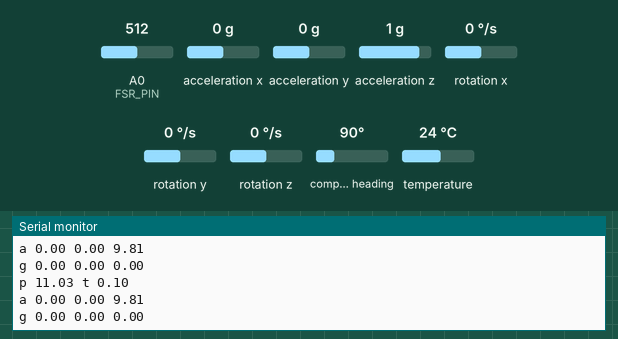
Recording of a sketch running on a simulated Arduino Uno, built with avr-gcc and run on an emulated ATmega328P. On the bench: the last lines printed to the serial monitor. The test bench sets the inputs (shaded band); at power-on: acceleration x 0 g, A0 (FSR_PIN) = 512, acceleration y 0 g, acceleration z 1 g, rotation x 0 °/s, rotation y 0 °/s, rotation z 0 °/s, compass heading 90°, temperature 24 °C.

Above: at 1.2 s.
1.3 s: acceleration x set to -1.4 g
At 1.59 s:
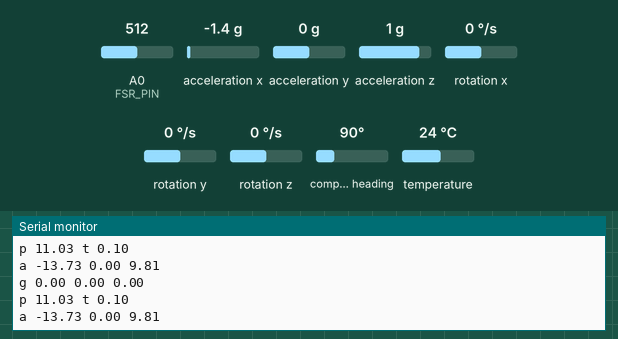
2.8 s: A0 (FSR_PIN) set to 610
At 3.07 s:
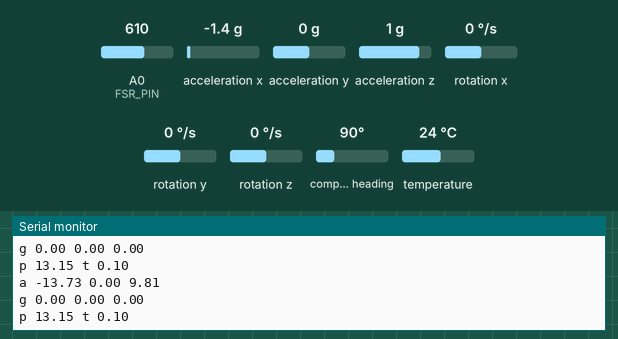
4.3 s: acceleration x set to 1.4 g
At 4.45 s:
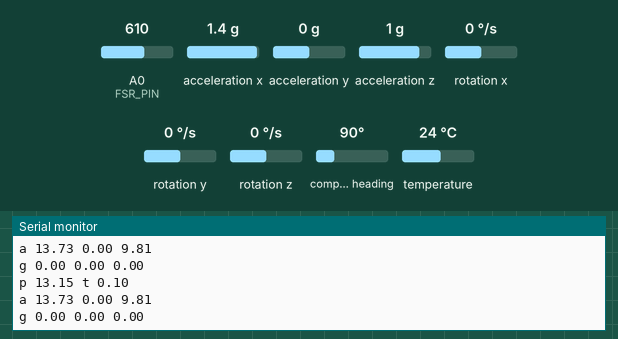
7.3 s: acceleration y set to -1.4 g
At 7.3 s:
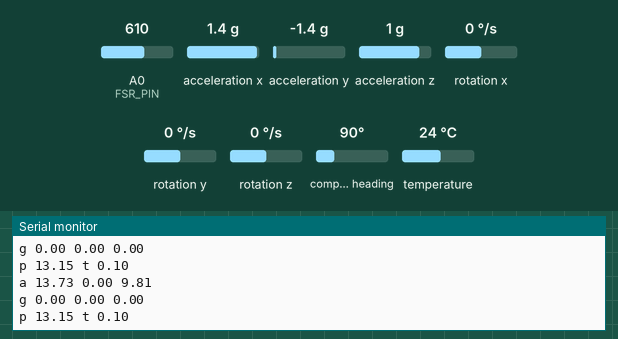
8.8 s: A0 (FSR_PIN) set to 590
At 8.89 s:
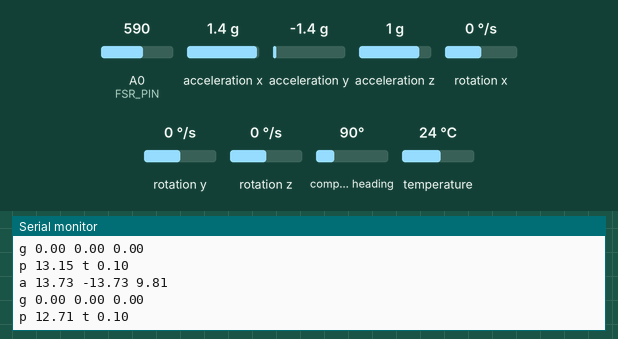
10.3 s: acceleration z set to -1.4 g
At 10.48 s:
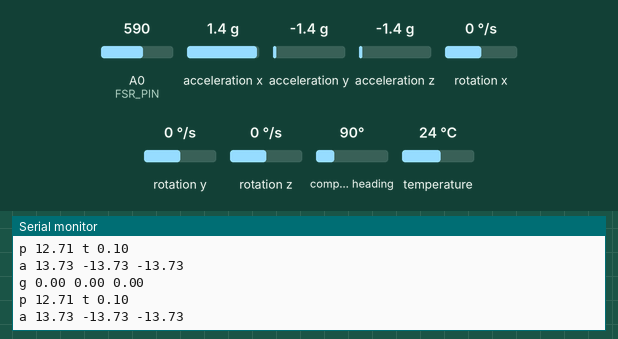
Timing chart, 0 to 12.8 s (numbered marks = the images above; inputs shaded):
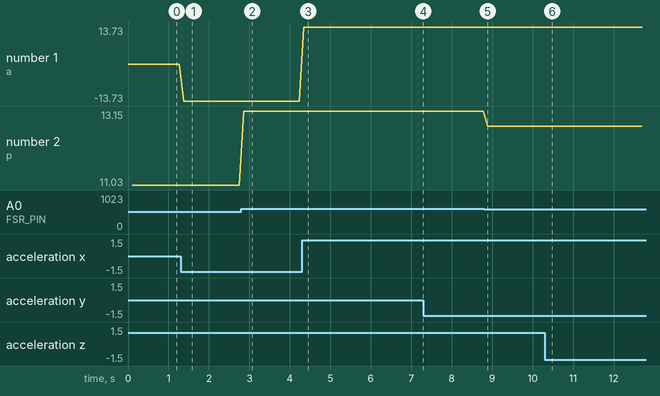

The sketch:

AccelPlusPressure.ino
```cpp
#include <Wire.h>
#include <SPI.h>
#include <Adafruit_LSM9DS1.h>
#include <Adafruit_Sensor.h>  // not used in this demo but required!
#include <pt.h>

static struct pt timerPT, pressurePT, imuPT;

// i2c
Adafruit_LSM9DS1 lsm = Adafruit_LSM9DS1();

#define LSM9DS1_SCK A5
#define LSM9DS1_MISO 12
#define LSM9DS1_MOSI A4
#define LSM9DS1_XGCS 6
#define LSM9DS1_MCS 5

int milliDelay = 100;

//The pin that the controller is connected to
const int FSR_PIN = A0;

// Set values of voltage and resistance used for calculations later
const float VCC = 4.98; // Measured voltage of Ardunio 5V line
const float R_DIV = 10000.0; // Measured resistance of 3.3k resistor

void setupSensor()
{

  // Set the sensors and their range
  lsm.setupAccel(lsm.LSM9DS1_ACCELRANGE_2G);
  lsm.setupMag(lsm.LSM9DS1_MAGGAIN_4GAUSS);
  lsm.setupGyro(lsm.LSM9DS1_GYROSCALE_245DPS);
}

void setup()
{
  Serial.begin(115200);
  Serial.flush();

  while (!Serial) {
    delay(1); // will pause Zero, Leonardo, etc until serial console opens
  }

  // Try to initialise and warn if we couldn't detect the chip
  if (!lsm.begin())
  {
    while (1);
  }

  // helper to just set the default scaling we want, see above!
  setupSensor();
  pinMode(FSR_PIN, INPUT);


  //Pressure sensor code
  Wire.begin(); // join i2c bus (address optional for master)
  //TWBR = 12; //Increase i2c speed if you have Arduino MEGA2560, not suitable for Arduino UNO

  PT_INIT(&timerPT);
  PT_INIT(&pressurePT);
  PT_INIT(&imuPT);
}

static int timerPTFunc (struct pt *tim, int interval)
{
  static unsigned long timestamp = 0;
  PT_BEGIN(tim);
  while (1)
  {
    PT_WAIT_UNTIL(tim, millis() - timestamp > interval);
    timestamp = millis();
    Serial.println("t " + String(interval / 1000.0));
  }
  PT_END(tim)
}

static int pressurePTFunc (struct pt *pressure, int interval)
{
  static unsigned long timestamp = 0;
  PT_BEGIN(pressure);
  while (1)
  {
    PT_WAIT_UNTIL(pressure, millis() - timestamp > interval);
    timestamp = millis();

    int fsrADC = analogRead(FSR_PIN);
    // If the FSR has no pressure, the resistance will be near infinite. So the voltage should be near 0.
    if (fsrADC != 0) // If the analog reading is non-zero
    {
      // Use ADC reading to calculate voltage:
      float fsrV = fsrADC * VCC / 1023.0;
      // Use voltage and static resistor value to calculate FSR resistance:
      float fsrR = R_DIV * (VCC / fsrV - 1.0);
      float force;
      float fsrG = 1.0 / fsrR;
      if (fsrR <= 600)
        force = (fsrG - 0.00075) / 0.00000032639;
      else
        force =  fsrG / 0.000000642857;
      Serial.print("p " + String(fsrADC / 1023.0 * 22.0462) + " ");
    }
    else
    {
    // No input or pressure detected
    Serial.print("p 0 ");
    }
  }

  PT_END(pressure)
}

static int imuPTFunc (struct pt *imu, int interval)
{
  static unsigned long timestamp = 0;
  PT_BEGIN(imu);
  while (1)
  {
    PT_WAIT_UNTIL(imu, millis() - timestamp > interval);
    timestamp = millis();

    lsm.read();
    sensors_event_t a, m, g, temp;
    lsm.getEvent(&a, &m, &g, &temp);

    Serial.print("a ");
    Serial.print(a.acceleration.x); Serial.print(" ");
    Serial.print(a.acceleration.y); Serial.print(" ");
    Serial.println(a.acceleration.z);

  /*magnetism is not needed. Leaving code base for reference

    Serial.print("m ");
    Serial.print(m.magnetic.x); Serial.print(" ");
    Serial.print(m.magnetic.y); Serial.print(" ");
    Serial.println(m.magnetic.z);*/

    Serial.print("g ");
    Serial.print(g.gyro.x);   Serial.print(" ");
    Serial.print(g.gyro.y); Serial.print(" ");
    Serial.println(g.gyro.z);
  }
  PT_END(imu)
}

void loop()
{
  pressurePTFunc(&pressurePT, milliDelay);

  Serial.println("t " + String(milliDelay/1000.0));
  lsm.read();
  sensors_event_t a, m, g, temp;
  lsm.getEvent(&a, &m, &g, &temp);

  Serial.print("a ");
  Serial.print(a.acceleration.x); Serial.print(" ");
  Serial.print(a.acceleration.y); Serial.print(" ");
  Serial.println(a.acceleration.z);

  Serial.print("g ");
  Serial.print(g.gyro.x);   Serial.print(" ");
  Serial.print(g.gyro.y); Serial.print(" ");
  Serial.println(g.gyro.z);

  delay(milliDelay);

  /*
  pressurePTFunc(&pressurePT, milliDelay);
  imuPTFunc(&imuPT, 1000);
  timerPTFunc(&timerPT, milliDelay);

/*
    Serial.println("t " + String(milliDelay / 1000.0));

    lsm.read();
    sensors_event_t a, m, g, temp;
    lsm.getEvent(&a, &m, &g, &temp);

    Serial.print("a ");
    Serial.print(a.acceleration.x); Serial.print(" ");
    Serial.print(a.acceleration.y); Serial.print(" ");
    Serial.println(a.acceleration.z);

    Serial.print("g ");
    Serial.print(g.gyro.x);   Serial.print(" ");
    Serial.print(g.gyro.y); Serial.print(" ");
    Serial.println(g.gyro.z);

  /*

    long last_time = millis();


    Serial.print("t: ");
    Serial.print(milliDelay/1000.0);
    Serial.print(" ");andr


    long runDelay = (millis() - last_time);
    delay(milliDelay - runDelay);
    }


    //Pressure sensor code
    short readDataFromSensor(short address)
    {
    byte i2cPacketLength = 6;//i2c packet length. Just need 6 bytes from each slave
    byte outgoingI2CBuffer[3];//outgoing array buffer
    byte incomingI2CBuffer[6];//incoming array buffer

    outgoingI2CBuffer[0] = 0x01;//I2c read command
    outgoingI2CBuffer[1] = 128;//Slave data offset
    outgoingI2CBuffer[2] = i2cPacketLength;//require 6 bytes

    Wire.beginTransmission(address); // transmit to device
    Wire.write(outgoingI2CBuffer, 3);// send out command
    byte error = Wire.endTransmission(); // stop transmitting and check slave status
    if (error != 0) return -1; //if slave not exists or has error, return -1
    Wire.requestFrom(address, i2cPacketLength);//require 6 bytes from slave

    byte incomeCount = 0;
    while (incomeCount < i2cPacketLength)    // slave may send less than requested
    {
    if (Wire.available())
    {
      incomingI2CBuffer[incomeCount] = Wire.read(); // receive a byte as character
      incomeCount++;
    }
    else
    {
      delayMicroseconds(10); //Wait 10us
    }
    }

    short rawData = (incomingI2CBuffer[4] << 8) + incomingI2CBuffer[5]; //get the raw data

    return rawData;


    //Pressure sensor code
    /*
    byte i2cAddress = 0x04; // Slave address (SingleTact), default 0x04
    short pressureData = readDataFromSensor(i2cAddress);
    prevPressure[2] = prevPressure[1];
    prevPressure[1] = prevPressure[0];
    prevPressure[0] = pressureData;
    short averagePressure = (prevPressure[0] + prevPressure[1] + prevPressure[2])/3.0;
    Serial.print("p: "); Serial.print(averagePressure);
    Serial.print("\n");*/
}
```

Measured:
- after the input at 1.3 s, the serial monitor: prints a new line after 0.08 s (image 1)
- after the input at 2.8 s, the serial monitor: prints a new line after 0.06 s (image 2)
- after the input at 4.3 s, the serial monitor: prints a new line at once (image 3)
- after the input at 8.8 s, the serial monitor: prints a new line after 0.09 s (image 5)
- after the input at 10.3 s, the serial monitor: prints a new line after 0.07 s (image 6)
- plotted number 1: 0 → -13.73 after the input at 1.3 s, -13.73 → 13.73 after the input at 4.3 s
- plotted number 2: 11.03 → 13.15 after the input at 2.8 s, 13.15 → 12.71 after the input at 8.8 s
